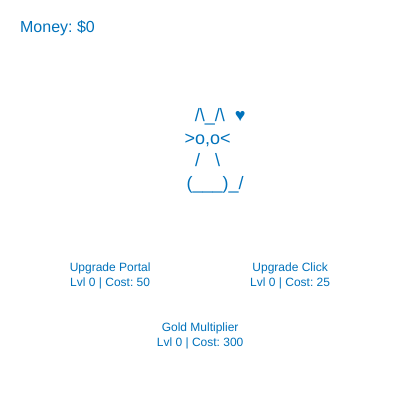
Frame 1 (no input)
Frame 60 (no input): identical to frame 1, image omitted
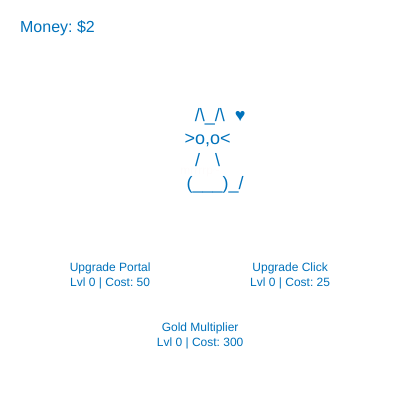
Frame 120 (the mouse pressed at the canvas centre since frame 60)

The p5.js sketch that drew these frames (run headless with seeded random() and noise() and a simulated clock; from frame 60 on, the mouse is pressed at the canvas centre):

// p5.js sketch
// ── sketch.js
let gold = 0;
let goldPerCat = 1; // Starting gold per generation
let clickEfficiency = 1;
let catTimer = 0;
let catInterval = 1500; // Initial rate: 1.5 seconds per generation
let catFace = ">o,o<"; // Start with open eyes
let isBlinking = false; // Track blinking state
let gameOver = false; // Track if the game has ended

// Set up a 5-second interval for blinking
setInterval(() => {
  isBlinking = true; // Start blinking
  setTimeout(() => {
    isBlinking = false; // End blinking after a short delay
  }, 300); // Duration of blink (300 ms)
}, 5000); // Blink every 5 seconds

// Upgrade system with controlled growth and no decimal increments
let upgrades = {
  portal: {
    cost: 50,
    level: 0,
    effect: () => {
      catInterval = max(500, Math.round(catInterval * 0.9)); // Gradual speed increase
      goldPerCat = Math.ceil(goldPerCat * 1.05); // Small incremental increase in gold per generation
    },
    description: "Upgrade Portal",
  },
  click: {
    cost: 25,
    level: 0,
    effect: () => {
      clickEfficiency += Math.round(Math.pow(1.1, upgrades.click.level)); // Rounded click efficiency increase
    },
    description: "Upgrade Click",
  },
  multiplier: {
    cost: 300,
    level: 0,
    effect: () => {
      goldPerCat = Math.ceil(goldPerCat * 1.3); // More moderate multiplier
    },
    description: "Gold Multiplier",
  }
};

// Visual effects messages
const vfxMessages = ["meow~", "purr~", "nya~", "gold meow!", "mrrrrp~"];
let vfx = []; // Array to store visual effects

function setup() {
  createCanvas(400, 400);
  textAlign(CENTER, CENTER);
  noStroke();
}

function draw() {
  background(255, 255, 255); // Set background to white

  if (gameOver) {
    // Display the end message if the game is over
    textSize(32);
    fill(0, 114, 187);
    text("Congratulations!", width / 2, height / 2 - 20);
    textSize(20);
    text("You are now a millionaire!", width / 2, height / 2 + 20);
    return; // Stop further drawing when game is over
  }

  // Display gold in the top left corner
  textSize(16);
  fill(0, 114, 187);
  textAlign(LEFT, TOP);
  text("Money: $" + gold, 20, 20);

  // Check if the player has reached $1,000,000
  if (gold >= 1000000) {
    gameOver = true;
  }

  // Display cat art with blinking effect
  textAlign(CENTER, CENTER);
  textSize(18);
  let currentFace = isBlinking ? ">^,^<" : catFace; // Toggle face based on blink state
  text(`        /\\_/\\  ♥\n   ${currentFace}\n   /   \\\n      (___)_/`, width / 2, 150);

  // Generate gold automatically at set interval
  if (millis() - catTimer > catInterval) {
    generateGold();
    catTimer = millis();
  }

  // Draw upgrade buttons
  drawButtons();

  // Display and animate visual effects
  displayVFX();
}

function mousePressed() {
  // Stop further interaction if the game is over
  if (gameOver) return;

  // Generate money and add random effect text at click location
  generateGold();
  const randomMessage = vfxMessages[Math.floor(Math.random() * vfxMessages.length)];
  vfx.push({ text: randomMessage, x: mouseX, y: mouseY, lifespan: 60 });

  // Check for each upgrade button
  let buttonWidth = 120;
  let buttonHeight = 30;
  
  if (mouseX > 50 && mouseX < 50 + buttonWidth && mouseY > 260 && mouseY < 260 + buttonHeight) {
    purchaseUpgrade("portal");
  }
  if (mouseX > 230 && mouseX < 230 + buttonWidth && mouseY > 260 && mouseY < 260 + buttonHeight) {
    purchaseUpgrade("click");
  }
  if (mouseX > 140 && mouseX < 140 + buttonWidth && mouseY > 320 && mouseY < 320 + buttonHeight) {
    purchaseUpgrade("multiplier");
  }
}

function generateGold() {
  gold += goldPerCat * clickEfficiency;
}

function drawButtons() {
  textSize(12);
  let buttonWidth = 120;
  let buttonHeight = 30;
  
  fill(0, 114, 187);
  textAlign(CENTER, CENTER);
  text(`${upgrades.portal.description}\nLvl ${upgrades.portal.level} | Cost: ${upgrades.portal.cost}`, 110, 275);
  text(`${upgrades.click.description}\nLvl ${upgrades.click.level} | Cost: ${upgrades.click.cost}`, 290, 275);
  text(`${upgrades.multiplier.description}\nLvl ${upgrades.multiplier.level} | Cost: ${upgrades.multiplier.cost}`, 200, 335);
}

function purchaseUpgrade(upgradeKey) {
  const upgrade = upgrades[upgradeKey];
  if (gold >= upgrade.cost) {
    gold -= upgrade.cost;
    upgrade.effect();
    upgrade.level += 1;
    upgrade.cost = Math.ceil(upgrade.cost * 2.2); // Slower exponential cost increase for controlled growth
  }
}

function displayVFX() {
  for (let i = vfx.length - 1; i >= 0; i--) {
    let effect = vfx[i];
    textSize(12);
    fill(173, 40, 49, map(effect.lifespan, 0, 60, 0, 255)); // Fade out effect for text
    text(effect.text, effect.x, effect.y - (60 - effect.lifespan) / 2);
    effect.lifespan--;
    if (effect.lifespan <= 0) {
      vfx.splice(i, 1); // Remove effect once lifespan is over
    }
  }
}

// ── style.css
html, body {
  margin: 0;
  padding: 0;
  display: flex;
  justify-content: center;
  align-items: flex-start;
  height: 100vh;
}

canvas {
  display: block;
  margin-top: 20px; /* Adjust this value to position the canvas vertically */
}
